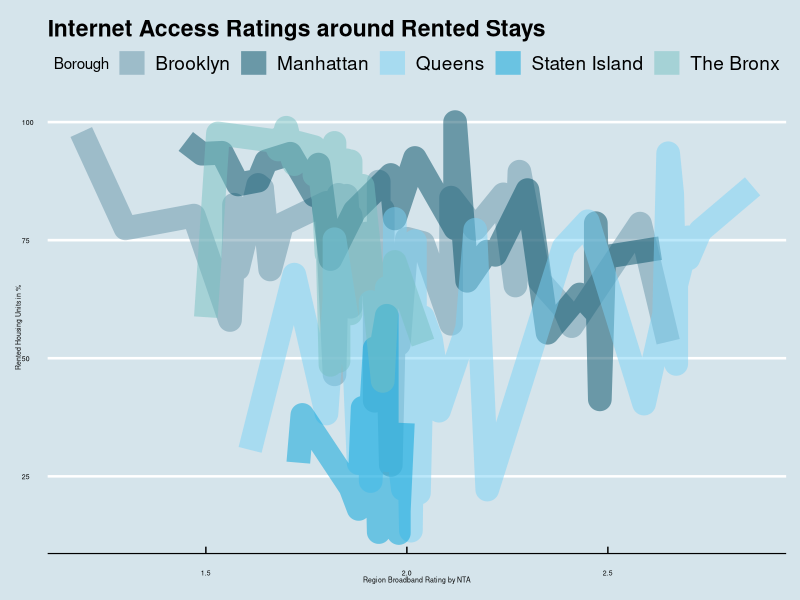
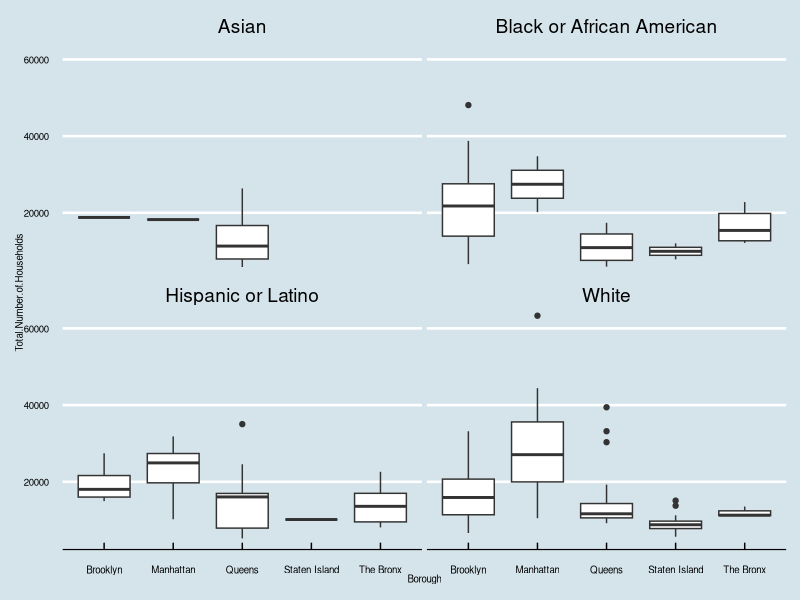
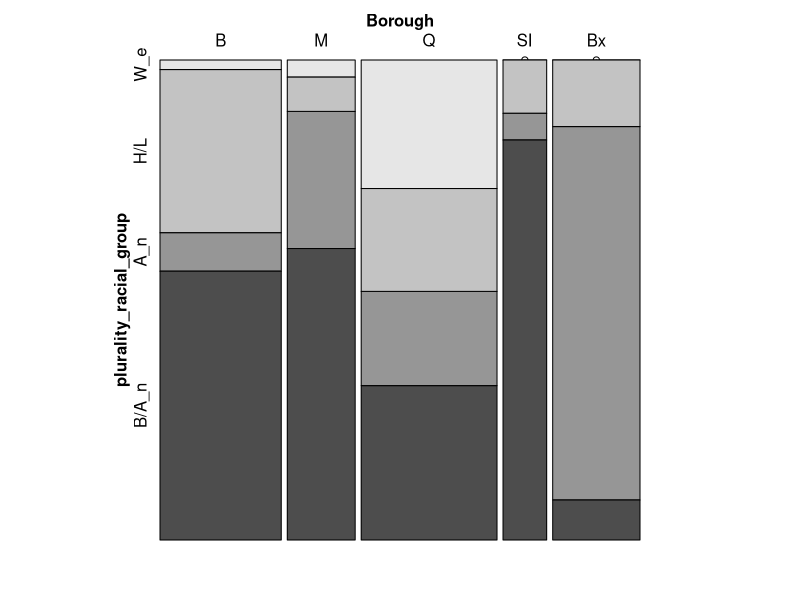
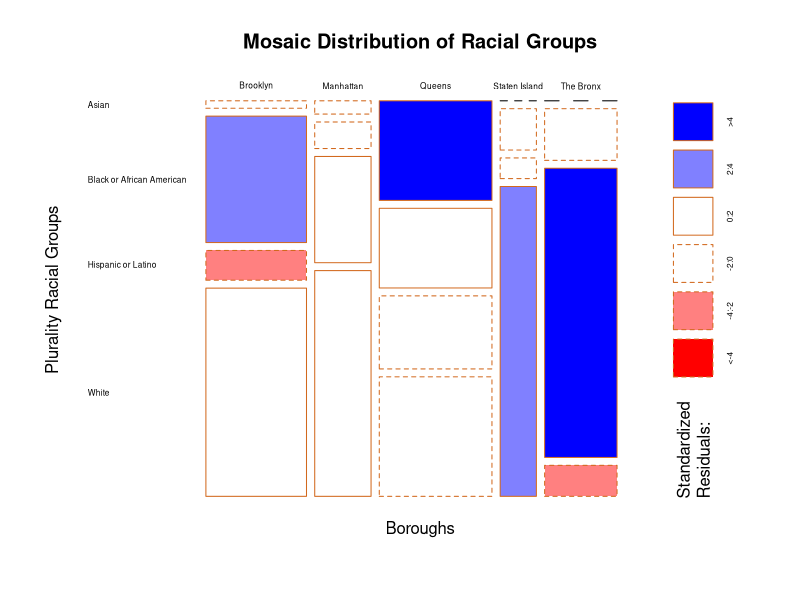
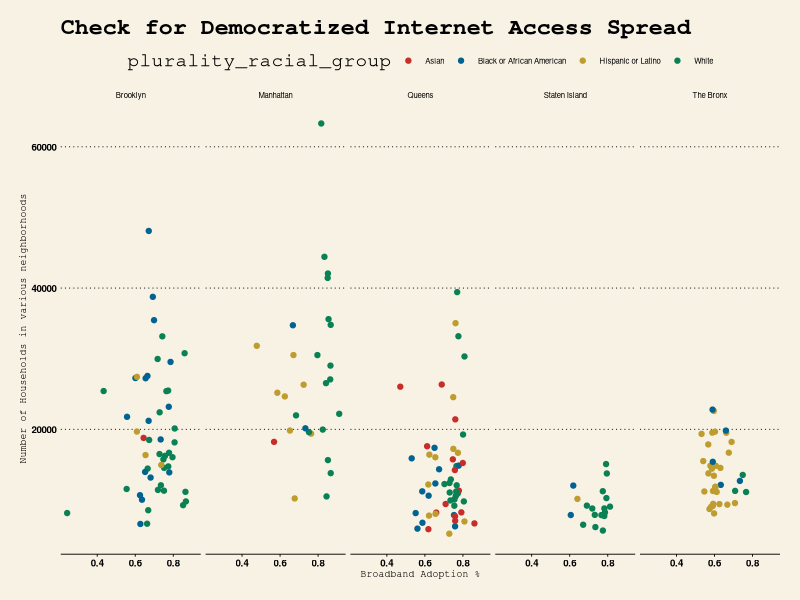
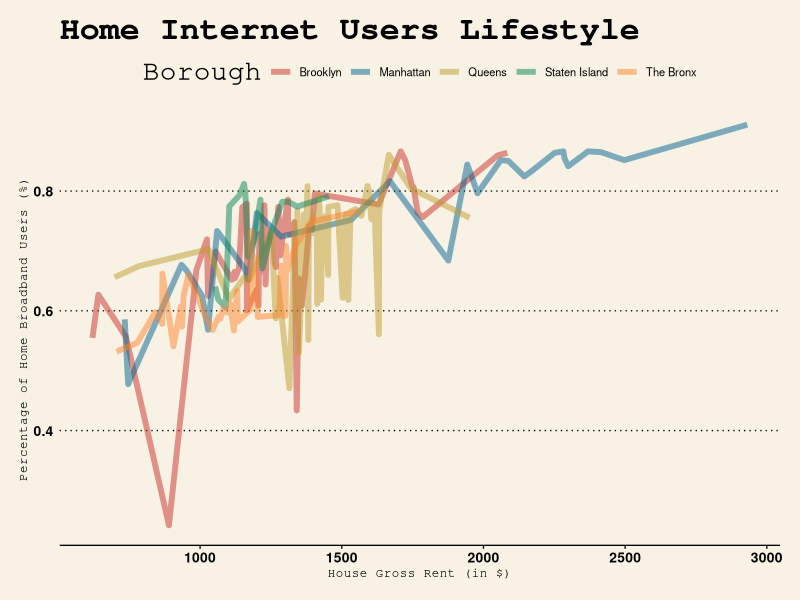
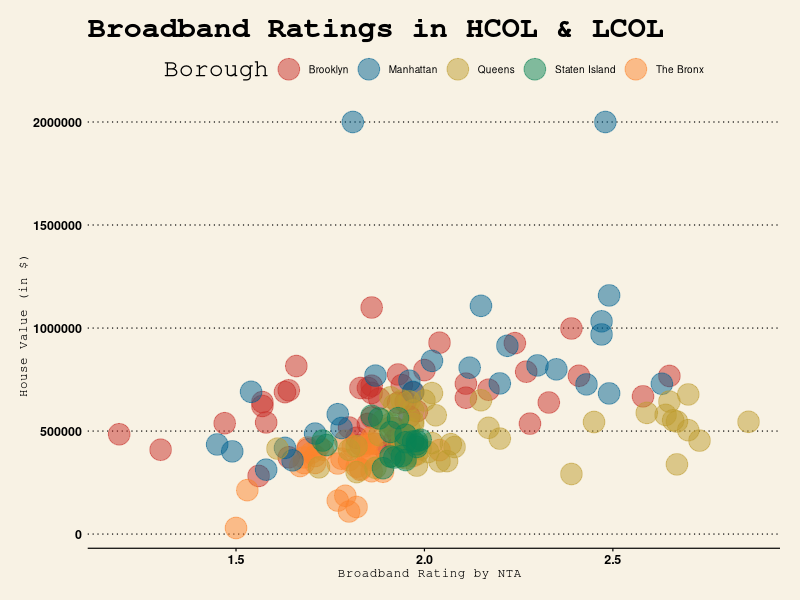
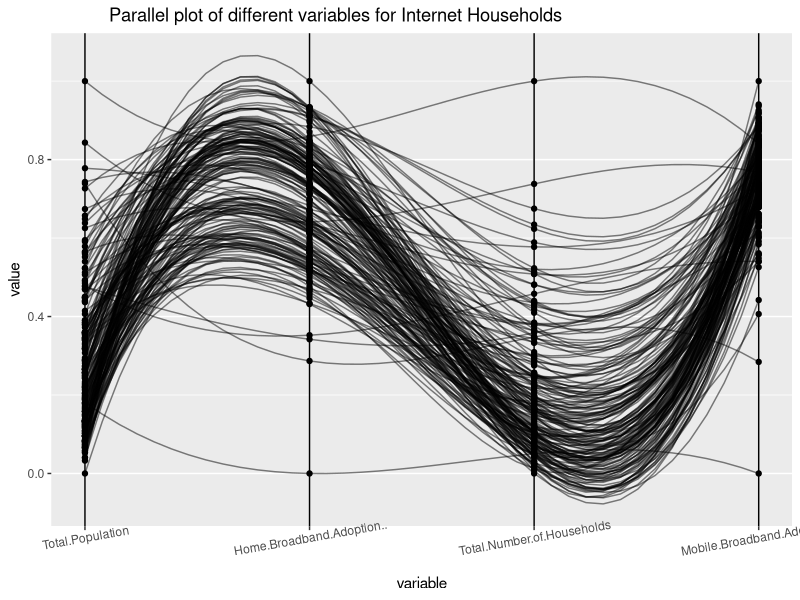

Source code (R) for these figures, in order:
## ---- chunk 1

library(forcats)
library(tidyr)
library(dplyr)
library(RColorBrewer)
library(ggpubr)
library(ggplot2)
library(ggridges)
library(GGally)
library(ggrepel)
library(vcd)
library(ggthemes)

## ---- chunk 2
data = read.csv(file='data/clean/combined_dataset_no_weird.csv')

data_snap <- select(data, c('Borough',
                          'Neighborhood.Name',
                          'Total.Population',
                          'Total.Number.of.Households',
                          'Per.Capita.Income..in...',
                          'Home.Broadband.Adoption..', 
                          'Residential.Broadband.Choice.Average.by.NTA',
                          'Mobile.Dependent.Households..Percentage.of.Households.' ,
                          'Public.Wi.Fi.in.NYC.Count', 
                          'Mobile.Broadband.Adoption..',
                          'English.only.language..',
                          'Language.other.than.English..',
                          'Native.born.in.US..',
                          'Foreign.born..',
                          'Completed.Bachelors.degree.or.higher..',
                          'Median.House.gross.rent..in...',
                          'Median.House.value..in...', 
                          'Owner.occupied.Housing.unit..',
                          'Total.occupied.Housing.unit..',
                          'Renter.occupied.Housing.unit..',
                          'Work.from.Home...Capable',
                          'Work.from.Home...Incapable',
                          'plurality_racial_group'
                          ))
data_snap$Per.Capita.Income..in... <- data_snap$Per.Capita.Income..in.../1000
data_snap$Mobile.Dependent.Households..Percentage.of.Households. <- data_snap$Mobile.Dependent.Households..Percentage.of.Households. * 100
data_snap$Mobile.Broadband.Adoption.. <- data_snap$Mobile.Broadband.Adoption.. * 100
data_snap$Home.Broadband.Adoption.. <- data_snap$Home.Broadband.Adoption.. * 100

## ---- chunk 3

## Do the people in NYC who we are living in rented stays have access to better internet facilities?

# Internet Access Ratings around Rented Stays
iar <- ggplot(data, aes(fill=Borough, x=Residential.Broadband.Choice.Average.by.NTA, y=Renter.occupied.Housing.unit..)) +
    geom_line(aes(color=Borough), alpha=.5, size =8) +
    ggtitle("Internet Access Ratings around Rented Stays") +
    xlab("Region Broadband Rating by NTA") +
    ylab("Rented Housing Units in %") +
    theme_economist() + 
    scale_color_economist() +
    theme(axis.title = element_text(size = 5),
    axis.text = element_text(size = 5))

iar
## ---- chunk 4
# Borough wise Household Distribution
bhd <- ggplot(data, aes(x=Borough, y=Total.Number.of.Households)) +
   geom_boxplot() + facet_wrap(~ plurality_racial_group) +
   theme_economist() + 
   scale_color_economist() +
   theme(axis.title = element_text(size = 7),
        axis.text = element_text(size = 7))

bhd
## ---- chunk 5
pcolors <- wsj_pal(palette = "colors6")
freq_count <- data %>%
  group_by(Borough,plurality_racial_group) %>%
  summarize(Freq = n())

# Basic Mosaic Plot of Racial groups residing in different boroughs
fig_mos <- vcd::mosaic( plurality_racial_group ~ Borough,data = freq_count,
             set_labels=list(plurality_racial_group = c("W_e","H/L","A_n","B/A_n"),
                             highlighting_fill = pcolors,
                             Borough = c("B","M","Q","SI","Bx")),direction = c("v","h"))

fig_mos

## ---- chunk 6
# Enhanced Mosaic Plot of Racial groups residing in different boroughs
cex.axis = 0.5
adv_mos <- mosaicplot(data$Borough ~ data$plurality_racial_group, 
           main = "Mosaic Distribution of Racial Groups",
           sub = "",
           ylab = "Plurality Racial Groups",
           xlab = "Boroughs",
           las = 1,
           border = "chocolate",
           cex.axis = 0.5,
           shade = TRUE)

adv_mos
## ---- chunk 7
# Democratized Internet Access Spread
dias <- ggplot(data, aes(Home.Broadband.Adoption..,Total.Number.of.Households)) +
  geom_point(aes(color = plurality_racial_group)) +
  theme_grey(10) +
  facet_grid(~Borough) +
  theme(strip.text = element_text(size = 10, color = "blue"),legend.position = "bottom") +
  xlab("Broadband Adoption %") +
  ylab("Number of Households in various neighborhoods") +
  ggtitle("Check for Democratized Internet Access Spread") +
  theme_wsj(base_size = 7,) +
  scale_colour_wsj("colors6") +
  theme(axis.title=element_text(size=7))

dias
## ---- chunk 8
# Home Internet Users Lifestyle
wsj_plot <- ggplot(data, aes(fill=Borough, y=Home.Broadband.Adoption.., x=Median.House.gross.rent..in...)) +
    geom_line(aes(color=Borough), alpha=.5, size =2) +
    ggtitle("Home Internet Users Lifestyle") +
    ylab("Percentage of Home Broadband Users (%) ") +
    xlab("House Gross Rent (in $)") +
    theme_wsj(base_size = 10,) +
    scale_colour_wsj("colors6") +
    theme(axis.title=element_text(size=9))

wsj_plot

## ---- chunk 9

# Broadband Ratings in HCOL & LCOL
wsj_plot2 <- ggplot(data, aes(fill=Borough, x=Residential.Broadband.Choice.Average.by.NTA, y=Median.House.value..in...)) +
    geom_point(aes(color=Borough), alpha=.5, size =7) +
    ggtitle("Broadband Ratings in HCOL & LCOL") +
    xlab("Broadband Rating by NTA ") +
    ylab("House Value (in $)") +
    theme_wsj(base_size = 9,) +
    scale_colour_wsj("colors6") +
    theme(axis.title=element_text(size=9))

wsj_plot2

## ---- chunk 10

# Parallel Coordinates Plot of Variables
ppcoord_plot <- ggparcoord(data, columns = c(4,7,6,8), alphaLines = 0.5,scale = "uniminmax", splineFactor = 10, showPoints = TRUE) +
  theme(legend.position = "none",plot.title = element_text(hjust = 0.2)) +
  scale_color_manual(values = c("grey70")) +
  ggtitle("Parallel plot of different variables for Internet Households") +
  geom_vline(xintercept = 1:4, color = "black") +
  theme(axis.text.x = element_text(angle=10))

ppcoord_plot
